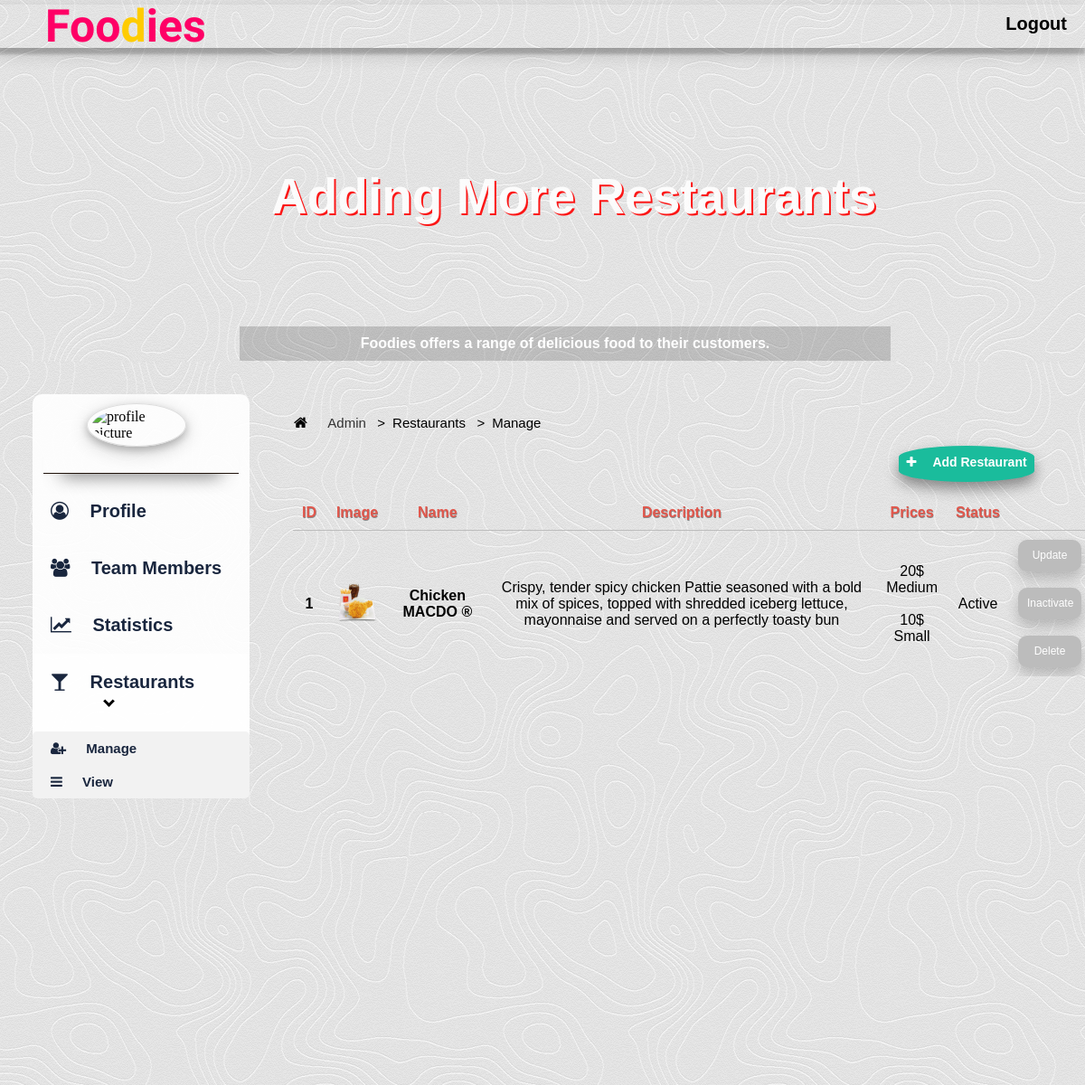
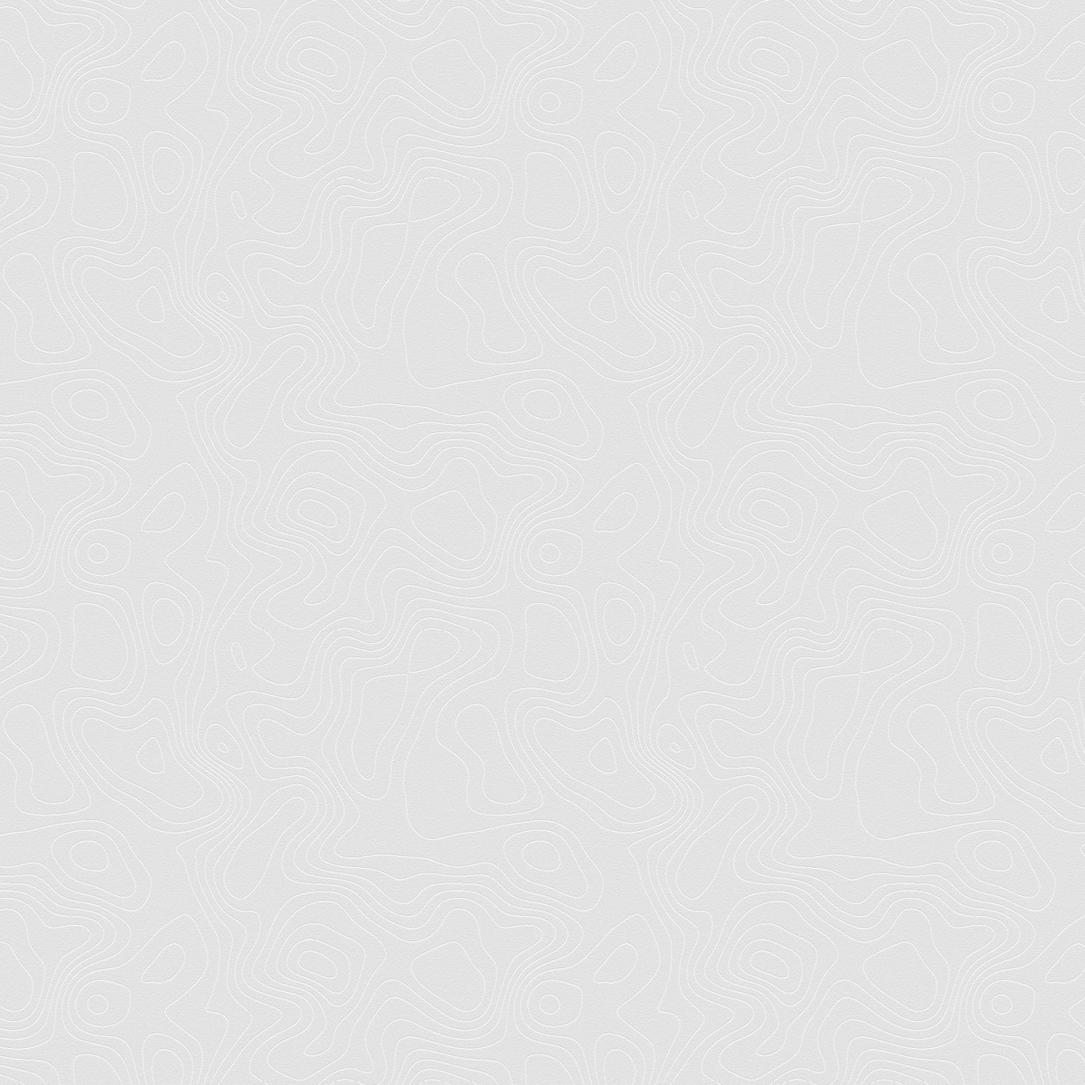
/admin/allproducts.php?id=2, run on the app's committed database (2 pictures, top to bottom).
### tables this page shows
CREATE TABLE `products` (
  `ID` int(1) NOT NULL,
  `Name` varchar(50) NOT NULL,
  `Description` varchar(350) NOT NULL,
  `Image` varchar(250) NOT NULL,
  `Category` varchar(30) NOT NULL,
  `RestID` int(3) NOT NULL,
  `Status` tinyint(1) NOT NULL
);

### db/db_connect.php (called while the page is built, shortened)
<?php
class dbconnect{
	private $servername;
	private $username;
	private $password;
	private $db;
	private $con;
	function __construct(){
		$this->servername = "localhost";
		$this->username = "root";
		$this->password = "";
		$this->db = "foodies";
		$this->con = $this->Connect();
	}
	function connect(){
		$this->con = mysqli_connect($this->servername, $this->username, $this->password, $this->db);
		if($this->con->connect_error){
			die("Failed to connect" .$this->con->connect_error);
		}else{
			return $this->con;
		}
	}
	function selectsql($sql){
		if($result = mysqli_query($this->con, $sql))
		return $result;
		else
		return false;
	}
}
?>

### classes/product.php (called while the page is built, shortened)
<?php
	require_once("\..\db\db_connect.php");
	require_once("productvalue.php");
class Product{
	private $ProdVal;
	private $dbobj;
	public $ProdByRestID = array();
	public function __construct(){
		$this->dbobj = new dbconnect;
		$this->ProdVal = new ProductValue;
	}
    public function getProduct1($restID){
		$sql = "SELECT * FROM products Where RestID = '$restID'";
		$result = $this->dbobj->selectsql($sql);
		$i=0;
		while ($row = mysqli_fetch_assoc($result)){
			$this->ProdByRestID[$i] = array();
			$this->ProdByRestID[$i]['ID'] = $row['ID'];
			$this->values[$i] = $this->ProdVal->getValue($row['ID']);
			$this->ProdByRestID[$i]['Image'] = $row['Image'];
			$this->ProdByRestID[$i]['Name'] = $row['Name'];
			$this->ProdByRestID[$i]['Description'] = $row['Description'];
			$this->ProdByRestID[$i]['Status'] = $row['Status'];
			$i++;
		}
		return $this->ProdByRestID;
	}
}
?>

### classes/productvalue.php (called while the page is built, shortened)
<?php
	require_once("\..\db\db_connect.php");
class ProductValue{
	private $dbobj;
	public function __construct(){
		$this->dbobj = new dbconnect;
	}
	public function getValue($prodID){
		$sql = "SELECT Price, Size FROM prod_value WHERE ProdID = '$prodID' ";
		$result = $this->dbobj->selectsql($sql);
		$i=0;
		$values = array();
		while ($row = mysqli_fetch_assoc($result)){
			$values[$i] = array();
			$values[$i]= $row['Price'];
			$values[$i+1] = $row['Size'];
			$i+=2;
		}
	return $values;
	}
}
?>

### admin/allproducts.php (the view, shortened to what this page needs)
<?php
require_once("../classes/product.php");
$prod = new Product;
$allProd = array();
if(isset($_GET['id'])){
$place =$_GET['id'];
$allProd = $prod->getProduct1($place);
}
?>
<!DOCTYPE html>
<html>
<head>
<link rel="stylesheet" type="text/css" href="..//css/topnav.css">
<link rel="stylesheet" type="text/css" href="..//css/AdminPage.css">
<link rel="stylesheet" href="https://cdnjs.cloudflare.com/ajax/libs/font-awesome/4.7.0/css/font-awesome.min.css">
<link rel="stylesheet" href="https://cdnjs.cloudflare.com/ajax/libs/font-awesome/4.7.0/css/font-awesome.min.css">
<link rel="stylesheet" href="https://cdnjs.cloudflare.com/ajax/libs/font-awesome/4.7.0/css/font-awesome.min.css">
</head>
<body>
<header>
		<nav class="menu">
			<ul>
		    <li class="logo"> <a href= "AdminPage.php?id=<?php echo ''.$_SESSION['adminID'].''; ?>" class="log"> Foo<span class="org">d</span>ies </a></li>
            <li><a href="../adminlogin.php">Logout</a></li>
			</ul>
		</nav>
</header>
<h1 id="imagedesc">Adding More Restaurants</h1>
<p id="descriptionheader"> Foodies offers a range of delicious food to their customers. </p>
<div id="imageheader">
</div>
<main>
<div class="Bgimage">
<?php include("adminsidenav.php"); ?>
</div>
<div class="main2">
<div class="container" id="showcase">
	<ul class="breadcrumb">
	<i class="fa fa-home"></i>
    <li><a href="../admin/AdminPage.php">Admin</a></li>
    <li>Restaurants</li>
    <li>Manage</li>
</ul>
<?php echo '<a id="addrest" href="newrestaurant.php"><i class="fa fa-plus"></i>Add Restaurant</a>'; ?>
</div>
<table class="highlight" >
        <thead>
          <tr>
              <th>ID</th>
			  <th>Image</th>
              <th>Name</th>
			  <th>Description</th>
			  <th>Prices</th>
			  <th>Status</th>
			  <th></th>
        </div>
        <tbody id="restaurantTable">
		<?php
			for($i=0; $i<count($allProd); $i++){ ?>
            <tr id="row1">
            <td><strong><?php echo $allProd[$i]['ID'];?></strong></td>
			<td><img src="../css/images/<?php echo $allProd[$i]['Image'];?>" width="50" height="50"></td>
            <td><strong><?php echo $allProd[$i]['Name']; ?></strong></td>
			<td><?php echo $allProd[$i]['Description'];?></td>
			<td><?php for ($j=0; $j<count($prod->values[$i]); $j+=2){ ?>
			<span><?php if($j>0){ ?> <br><br> <?php } ?><?php echo $prod->values[$i][$j]; ?></span>$<br><span><?php echo $prod->values[$i][$j+1]; ?></span>
	        <?php } ?></td>
	        <?php if($allProd[$i]['Status'] == '1' ){
	        echo '<td> Active </td>'; }
	        else if ($allProd[$i]['Status'] == '0'){
	        echo '<td> Inactive</td>';} ?>
			<td align="center"><?php echo '<a class = "butt" href="editProduct.php?id='.$allProd[$i]['ID'].'">Update</a>'; ?><br>
            <?php if($allProd[$i]['Status'] == '1' ){
	        echo ' <a class = "butt" href="inactivateProduct.php?id='.$allProd[$i]['ID'].'">Inactivate</a>'; }else if ($allProd[$i]['Status'] == '0'){
	        echo ' <a class = "butt" href="inactivateProduct.php?id='.$allProd[$i]['ID'].'">Activate</a>'; } ?><br>
            <?php echo '<a class = "butt" href="deleteProduct.php?id='.$allProd[$i]['ID'].'">Delete</a>'; ?></td>
			</tr>
		    <?php } ?>
        </tbody>
		</main>
</body>
</html>

### css/topnav.css (style rules this page uses)
* { box-sizing: border-box; }
.menu { width:100%; padding-top: 5px; padding-bottom: -30px; position: fixed; z-index: 1; justify-content: space-between; position: fixed; transition: top 0.3s; }
.menu ul { list-style-type: none; overflow: hidden; margin-left: -10px; margin-top: 0px; margin-bottom: 0px; box-shadow: 0 7px 3px 0 rgba(0, 0, 0, 0.2), 0 6px 20px 0 rgba(0, 0, 0, 0.19); }
.menu li { float: right; }
.menu li a { display:inline-block; text-decoration: none; padding: 10px 10px 10px 10px; margin: 0px 10px; color:black; font-weight: bold; font-size:20px; float:left; }
li.logo { float:left; margin: -15px 0px; }
li.logo a { font-family: 'Chewy', cursive; font-size: 50px; color:#ff0066; }
.org { color:#ffcc00; }

### css/AdminPage.css (style rules this page uses)
body { overflow-y: scroll; overflow-x: hidden; font-family: sans-serif; background-image:url("../css/images/curverback.png"); background-position:fixed; background-repeat:repeat; margin: auto; }
a.butt { display: block; width: 70px; height: 35px; background: #bcbcbc; padding: 10px; text-align: center; border-radius: 10px; color: white; font-size: 12px; text-decoration: none; font-family: sans-serif; box-shadow: 0px 8px 15px rgba(0, 0, 0, 0.2); transition: all 0.3s ease 0s; cursor: pointer; outline: none; }
#imagedesc { font-weight: bold; position:absolute; padding: 4% 0% 0% 25%; font-size:55px; text-shadow: 2px 2px #ff0000; opacity:0.9; color: white; }
.Bgimage { position: absolute; top: 0px; left: 0px; height:100%; width:100%; margin-top: 400px; z-index: -7; background-image:url("../css/images/curverback.png"); background-position:fixed; background-repeat:repeat; }
#imageheader { width:100%; height:100%; z-index: -7; position: absolute; left: 0px; bottom:400px; opacity: 0.5; }
#descriptionheader { font-weight: bold; color: white; text-align: center; margin-top: 261px; background-color: rgba(0, 0, 0, 0.17); padding: 10px; margin-left: 265px; width: 60%; }
.main2 { position: absolute; margin: 0% 27%; width: 70%; }
header { padding-bottom: 100px; }
.fa { display: inline-block; font: normal normal normal 14px/1 FontAwesome; padding-right: 18px; font-size: inherit; }
ul.breadcrumb { padding: 4px 1px 0px 1px; margin-right: 350px; margin-top: 40px; list-style: none; background-color: transparent; }
ul.breadcrumb li { display: inline; font-size: 15px; }
ul.breadcrumb li+li:before { padding: 8px; color: black; content: ">"; }
ul.breadcrumb li a { color: #333333; text-decoration: none; }
.h1, h1 { font-size: 30px; color: #e2574c; }
table { overflow: hidden; width: 105%; display: table; border-collapse: collapse; border-spacing: 0; }
th { color:#e2574c; text-shadow: 0.5px 0.6px #888888; }
td, th { padding: 10px; position: relative; outline: 0; display: table-cell; text-align: center; vertical-align: middle; border-radius: 2px; }
thead { border-bottom: 1px solid #bcbcbc; }
#addrest { text-decoration: none; box-sizing: content-box; font-size:14px; width: 150px; height: 30px; position: relative; margin: 0px 0px 15px 0px; border-radius: 80% / 50%; color: white; font-weight:bold; float:right; margin-right:20px; text-align: center; text-overflow: clip; background: #1abc9c; padding-top:10px; box-shadow: 0px 8px 15px rgba(0, 0, 0, 0.4); transition: all 0.3s ease 0s; cursor: pointer; outline: none; }

### data on the page
products: ID "1", Image (picture), Name "Chicken MACDO ®", Description "Crispy, tender spicy chicken Pattie seasoned with a bold mix of spices, topped with shredded iceberg lettuce, mayonnaise and served on a perfectly toasty bun", values "20", values "Medium", values "10", values "Small", Status "Active"
